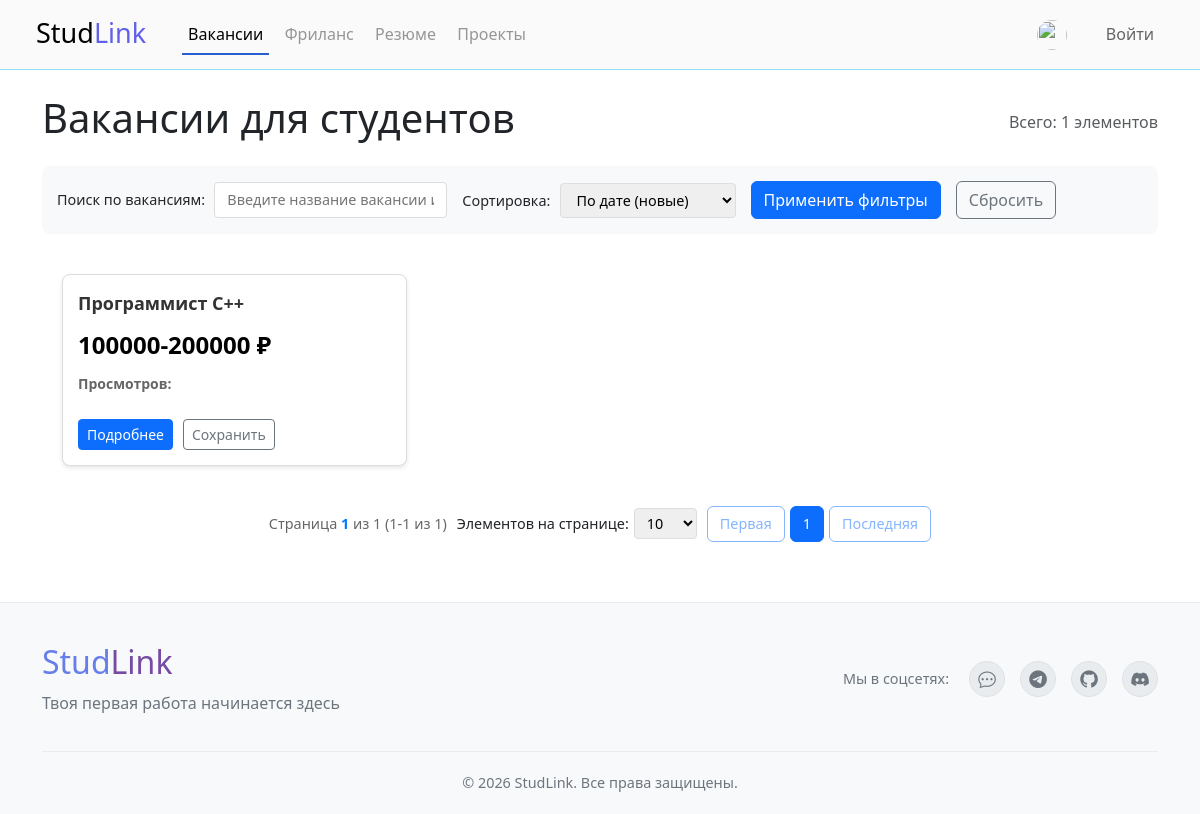
Page /vacancies/ on the committed database.
### myapp/models.py (models this page shows, shortened)
class Vacancy(models.Model):
    employer = models.ForeignKey(User, on_delete=models.CASCADE, related_name='created_jobs' )
    hired_candidate = models.ForeignKey(User, on_delete=models.SET_NULL, null=True, blank=True, related_name='hired_jobs')
    title = models.CharField(max_length=80)
    description = models.TextField()
    expiration = models.DateTimeField()
    currency = models.ForeignKey(Currency, on_delete=models.PROTECT, default=1)
    salary_from = models.DecimalField(max_digits=12, decimal_places=2)
    salary_to = models.DecimalField(max_digits=12, decimal_places=2, null=True, blank=True)
    currency_rate_date = models.DateField(null=True, blank=True)  # Дата последнего обновления курса
    currency_rate = models.DecimalField(max_digits=10, decimal_places=6, default=1.0)  # Коэффициент пересчета (1 USD = 90 RUB)
    is_active = models.BooleanField(default=True)
    created_at = models.DateTimeField(auto_now_add=True)
    interactions = GenericRelation(Interaction, related_query_name='vacancies')

class Currency(models.Model):
    code = models.CharField(max_length=3, unique=True)  # Код валюты по ISO 4217 (USD, EUR, RUB)
    name = models.CharField(max_length=50)  # Полное название валюты (Доллар США, Евро, Российский рубль)
    symbol = models.CharField(max_length=5)  # Символ валюты ($, €, ₽)
    rate = models.DecimalField(max_digits=10, decimal_places=6, default=1.0)  # Текущий курс к базовой валюте
    rate_date = models.DateField(null=True, blank=True)  # Дата последнего обновления курса

### myapp/views.py (the view, shortened to what this page needs)
# urls.py: path('vacancies/', views.vacancy_list, name='vacancy_list'),
def vacancy_list(request):
    search_query = request.GET.get('search', '')
    sort_by = request.GET.get('sort', 'created_at')
    page_size = request.GET.get('page_size', 10)
    vacancies = Vacancy.objects.filter(is_active=True).select_related('employer').prefetch_related('interactions')
    if search_query:
        vacancies = vacancies.filter(
            Q(title__icontains=search_query) |
            Q(description__icontains=search_query)
        )
    if sort_by == 'title_asc':
        vacancies = vacancies.order_by('title')
    elif sort_by == 'title_desc':
        vacancies = vacancies.order_by('-title')
    elif sort_by == 'date_asc':
        vacancies = vacancies.order_by('created_at')
    else:  # date_desc по умолчанию
        vacancies = vacancies.order_by('-created_at')
    paginator = Paginator(vacancies, page_size)
    page_number = request.GET.get('page')
    try:
        page_obj = paginator.get_page(page_number)
    except PageNotAnInteger:
        page_obj = paginator.get_page(1)
    except EmptyPage:
        page_obj = paginator.get_page(paginator.num_pages)
    page_range = get_page_range(page_obj.number, paginator.num_pages)
    context = {
        'page_obj': page_obj,
        'paginator': paginator,
        'page_range': page_range,
        'page_size': int(page_size),
        'search_query': search_query,
        'sort_by': sort_by,
    }
    return render(request, 'vacancy_list.html', context)

### myapp/views.py (called while the page is built)
def get_page_range(current_page, total_pages, max_pages=7):
    if total_pages <= max_pages:
        return range(1, total_pages + 1)
    start = max(1, current_page - max_pages // 2)
    end = min(total_pages, start + max_pages - 1)
    if end - start < max_pages - 1:
        start = max(1, end - max_pages + 1)
    return range(start, end + 1)

### myapp/templates/vacancy_list.html (shortened to what this page needs)
{% extends "pagination_template.html" %}
{% load static %}
{% block page_title %}Вакансии для студентов{% endblock %}
{% block filters %}
<div class="filters-section" id="filters-section">
    <div class="form-group">
        <label for="search-input">Поиск по вакансиям:</label>
        <input type="text" id="search-input" placeholder="Введите название вакансии или ключевые слова..." value="{{ search_query }}">
    </div>
    <div class="form-group">
        <label for="sort-select">Сортировка:</label>
        <select id="sort-select">
            <option value="created_at" {% if sort_by == 'created_at' %}selected{% endif %}>По дате (новые)</option>
        </select>
    </div>
    <button class="btn btn-primary" onclick="applyFilters()">Применить фильтры</button>
    <button class="btn btn-outline-secondary" onclick="resetFilters()">Сбросить</button>
</div>
{% endblock %}
{% block item_card %}
{% if page_obj %}
<div class="item-card">
    <div class="item-title">{{ item.title }}</div>
    <div class="item-meta">
        {% if item.salary_from %}
            <div class="salary-large">
                {{ item.salary_from|floatformat:0 }}{% if item.salary_to %}-{{ item.salary_to|floatformat:0 }}{% endif %} {{ item.currency.symbol }}
            </div>
        {% endif %}
        <div><strong>Просмотров:</strong> {{ item.views_count }}</div>
    </div>
    <div class="item-actions">
        <a href="{% url 'vacancy_detail' item.id %}" class="btn btn-primary btn-sm">Подробнее</a>
        <button class="btn btn-outline-secondary btn-sm" onclick="saveVacancy({{ item.id }})">Сохранить</button>
    </div>
</div>
{% endif %}
{% endblock %}

### myapp/static/css/base.css (style rules this page uses)
body { margin: 0px; }
.salary-large { font-size: 1.5rem; font-weight: bold; color: #000000; margin-bottom: 10px; }

### myapp/templates/pagination_template.html (style rules this page uses)
.item-card { border: 1px solid #ddd; border-radius: 8px; padding: 15px; background: #fff; box-shadow: 0 2px 4px rgba(0,0,0,0.1); height: 100%; display: flex; flex-direction: column; box-sizing: border-box; min-width: 0; }
.item-title { font-size: 18px; font-weight: bold; margin-bottom: 10px; color: #333; }
.item-meta { font-size: 14px; color: #666; margin-bottom: 10px; }
.item-actions { display: flex; gap: 10px; margin-top: 15px; }
.filters-section { background: #f8f9fa; padding: 15px; border-radius: 8px; margin-bottom: 20px; display: flex; gap: 15px; flex-wrap: wrap; align-items: center; }
.filters-section .form-group { margin-bottom: 0; }
.filters-section label { font-size: 0.9rem; margin-right: 5px; }
.filters-section input, .filters-section select { padding: 6px 12px; border: 1px solid #ddd; border-radius: 4px; font-size: 0.9rem; }

### rows in the picture
Vacancy: title "Программист C++", salary_from "100000", salary_to "200000", currency.symbol "₽"

### other values in the picture
{{ paginator.count }} "1"
{{ page_obj.number }} "1"
{{ paginator.num_pages }} "1"
{{ page_obj.start_index }} "1"
{{ page_obj.end_index }} "1"
{{ num }} "1"
